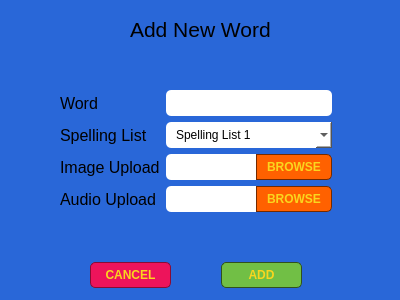
<?xml version="1.0" encoding="UTF-8"?>
<ui version="4.0">
 <class>AddWordDialog</class>
 <widget class="QDialog" name="AddWordDialog">
  <property name="geometry">
   <rect>
    <x>0</x>
    <y>0</y>
    <width>400</width>
    <height>300</height>
   </rect>
  </property>
  <property name="windowTitle">
   <string>Word Match || Add New Word</string>
  </property>
  <property name="styleSheet">
   <string notr="true">background-color: #2967D8;
border-radius:15px;
</string>
  </property>
  <widget class="QWidget" name="">
   <property name="geometry">
    <rect>
     <x>0</x>
     <y>9</y>
     <width>401</width>
     <height>41</height>
    </rect>
   </property>
   <layout class="QHBoxLayout" name="horizontalLayout">
    <item>
     <spacer name="horizontalSpacer">
      <property name="orientation">
       <enum>Qt::Horizontal</enum>
      </property>
      <property name="sizeHint" stdset="0">
       <size>
        <width>40</width>
        <height>20</height>
       </size>
      </property>
     </spacer>
    </item>
    <item>
     <widget class="QLabel" name="label">
      <property name="font">
       <font>
        <pointsize>16</pointsize>
       </font>
      </property>
      <property name="styleSheet">
       <string notr="true">background-color: #2967D8;
</string>
      </property>
      <property name="text">
       <string>Add New Word</string>
      </property>
     </widget>
    </item>
    <item>
     <spacer name="horizontalSpacer_2">
      <property name="orientation">
       <enum>Qt::Horizontal</enum>
      </property>
      <property name="sizeHint" stdset="0">
       <size>
        <width>40</width>
        <height>20</height>
       </size>
      </property>
     </spacer>
    </item>
   </layout>
  </widget>
  <widget class="QWidget" name="">
   <property name="geometry">
    <rect>
     <x>90</x>
     <y>260</y>
     <width>212</width>
     <height>30</height>
    </rect>
   </property>
   <layout class="QHBoxLayout" name="horizontalLayout_4">
    <property name="spacing">
     <number>50</number>
    </property>
    <item>
     <widget class="QPushButton" name="cancelWordPushButton">
      <property name="font">
       <font>
        <bold>true</bold>
       </font>
      </property>
      <property name="styleSheet">
       <string notr="true">background-color: #ED145B;
color: #FAD61E;
border: 1px solid rgb(135, 12, 53);
padding: 5px 10px;
border-radius: 5px;
font-weight: bold;</string>
      </property>
      <property name="text">
       <string>CANCEL</string>
      </property>
     </widget>
    </item>
    <item>
     <widget class="QPushButton" name="addWordPushButton">
      <property name="styleSheet">
       <string notr="true">background-color: #71BF45;
color: #FAD61E;
border: 1px solid rgb(48, 81, 29);
padding: 5px 10px;
border-radius: 5px;
font-weight: bold;</string>
      </property>
      <property name="text">
       <string>ADD</string>
      </property>
     </widget>
    </item>
   </layout>
  </widget>
  <widget class="QWidget" name="">
   <property name="geometry">
    <rect>
     <x>60</x>
     <y>90</y>
     <width>272</width>
     <height>142</height>
    </rect>
   </property>
   <layout class="QFormLayout" name="formLayout">
    <item row="0" column="0">
     <widget class="QLabel" name="label_2">
      <property name="font">
       <font>
        <pointsize>12</pointsize>
       </font>
      </property>
      <property name="styleSheet">
       <string notr="true">background-color: #2967D8;
</string>
      </property>
      <property name="text">
       <string>Word</string>
      </property>
     </widget>
    </item>
    <item row="0" column="1">
     <widget class="QLineEdit" name="wordNameLineEdit">
      <property name="styleSheet">
       <string notr="true">padding: 5px 10px;
border-radius: 5px;
background-color: white;
</string>
      </property>
     </widget>
    </item>
    <item row="1" column="0">
     <widget class="QLabel" name="label_3">
      <property name="font">
       <font>
        <pointsize>12</pointsize>
       </font>
      </property>
      <property name="styleSheet">
       <string notr="true">background-color: #2967D8;
</string>
      </property>
      <property name="text">
       <string>Spelling List</string>
      </property>
     </widget>
    </item>
    <item row="1" column="1">
     <widget class="QComboBox" name="spellingListComboBox">
      <property name="styleSheet">
       <string notr="true">background-color:white;
border-radius: 5px;
padding: 5px 10px;</string>
      </property>
      <item>
       <property name="text">
        <string>Spelling List 1</string>
       </property>
      </item>
      <item>
       <property name="text">
        <string>Spelling List 2</string>
       </property>
      </item>
      <item>
       <property name="text">
        <string>Spelling List 3</string>
       </property>
      </item>
      <item>
       <property name="text">
        <string>Spelling List 4</string>
       </property>
      </item>
      <item>
       <property name="text">
        <string>Spelling List 5</string>
       </property>
      </item>
      <item>
       <property name="text">
        <string>Spelling List 6</string>
       </property>
      </item>
      <item>
       <property name="text">
        <string>Spelling List 7</string>
       </property>
      </item>
     </widget>
    </item>
    <item row="2" column="0">
     <widget class="QLabel" name="label_4">
      <property name="font">
       <font>
        <pointsize>12</pointsize>
       </font>
      </property>
      <property name="styleSheet">
       <string notr="true">background-color: #2967D8;
</string>
      </property>
      <property name="text">
       <string>Image Upload</string>
      </property>
     </widget>
    </item>
    <item row="2" column="1">
     <layout class="QHBoxLayout" name="horizontalLayout_2">
      <property name="spacing">
       <number>0</number>
      </property>
      <item>
       <widget class="QLineEdit" name="imageUploadLineEdit">
        <property name="styleSheet">
         <string notr="true">padding: 5px 10px;
border-top-left-radius: 5px;
border-bottom-left-radius: 5px;
background-color: white;
</string>
        </property>
       </widget>
      </item>
      <item>
       <widget class="QPushButton" name="imageUploadPushButton">
        <property name="styleSheet">
         <string notr="true">background-color: #FF6100;
color: #FAD61E;
border: 1px solid rgb(115, 42, 0);
padding: 5px 10px;
border-top-right-radius: 5px;
border-bottom-right-radius: 5px;
font-weight: bold;</string>
        </property>
        <property name="text">
         <string>BROWSE</string>
        </property>
       </widget>
      </item>
     </layout>
    </item>
    <item row="3" column="0">
     <widget class="QLabel" name="label_5">
      <property name="font">
       <font>
        <pointsize>12</pointsize>
       </font>
      </property>
      <property name="styleSheet">
       <string notr="true">background-color: #2967D8;
</string>
      </property>
      <property name="text">
       <string>Audio Upload</string>
      </property>
     </widget>
    </item>
    <item row="3" column="1">
     <layout class="QHBoxLayout" name="horizontalLayout_3">
      <property name="spacing">
       <number>0</number>
      </property>
      <item>
       <widget class="QLineEdit" name="audioUploadLineEdit">
        <property name="styleSheet">
         <string notr="true">padding: 5px 10px;
border-top-left-radius: 5px;
border-bottom-left-radius: 5px;
background-color:white;
</string>
        </property>
       </widget>
      </item>
      <item>
       <widget class="QPushButton" name="audioUploadPushButton">
        <property name="styleSheet">
         <string notr="true">background-color: #FF6100;
color: #FAD61E;
border: 1px solid rgb(115, 42, 0);
padding: 5px 10px;
border-top-right-radius: 5px;
border-bottom-right-radius: 5px;
font-weight: bold;</string>
        </property>
        <property name="text">
         <string>BROWSE</string>
        </property>
       </widget>
      </item>
     </layout>
    </item>
   </layout>
  </widget>
 </widget>
 <resources/>
 <connections/>
</ui>
